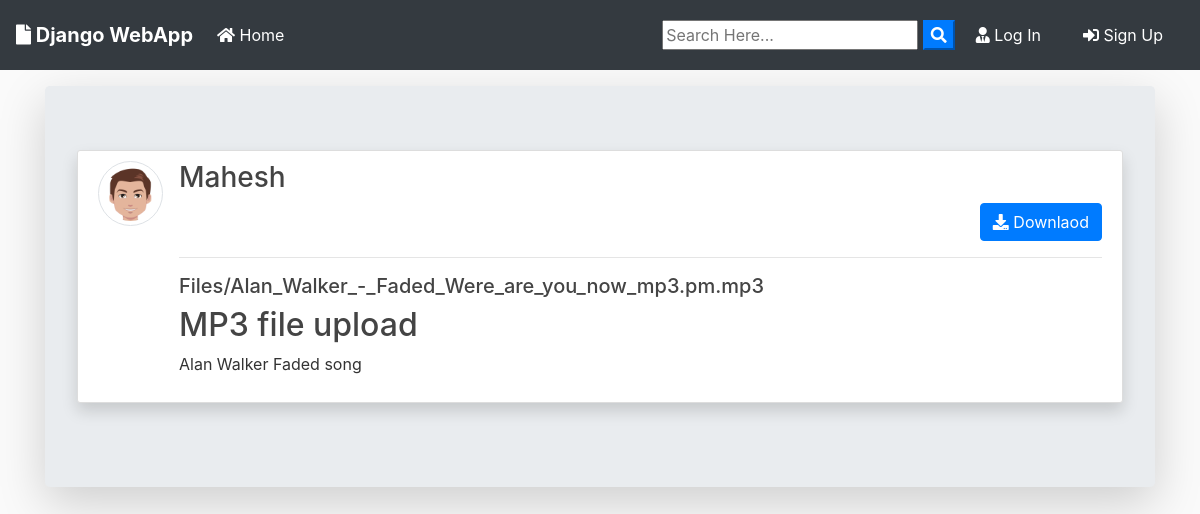
Screenshot of /post/15/ with the database file from the repository.
### blog/models.py (models this page shows, shortened)
class Post(models.Model):
	title = models.CharField(max_length=100)
	file = models.FileField(null=True,blank=True,upload_to='Files')
	content = models.TextField()
	date_posted = models.DateTimeField(default=timezone.now)
	author = models.ForeignKey(User, on_delete=models.CASCADE)
	def extension(self):
		name, extension = os.path.splitext(self.file.name)
		return extension

### users/models.py (models this page shows, shortened)
class Profile(models.Model):
    user = models.OneToOneField(User, on_delete=models.CASCADE)
    image = models.ImageField(default='default.jpg', upload_to='profile_pics')

### blog/views.py (the view)
# urls.py: path('post/<int:pk>/', PostDetailView.as_view(), name='post-detail'),
class PostDetailView(DetailView):
    model = Post
    template_name = 'blog/post_detail.html'

### blog/templates/blog/post_detail.html (shortened to what this page needs)
{% extends "blog/base.html" %}
{% block content %}
<div class="jumbotron mt-3 shadow-lg">
<article class="media content-section shadow ">
   <a href="{{ object.author.profile.image.url }} " target="_blank"> <img src="{{ object.author.profile.image.url }}  " alt="" class="article-img rounded-circle img-thumbnail img-fluid">
   </a>
    <div class="media-body">
      <div class="">
        <div class="d-flex justify-content-between">
        <a class="mr-2 mt-0 mb-0  text-dark" href="{% url 'user-posts' object.author.username  %}"><h3>{{ object.author }}</h3></a>
        </div>
        {% if object.author != user %}
          <div class="form-group mt-0 pt-0 d-flex justify-content-end">
            <a href="{{ object.file.url }}" download class="btn btn-primary flex-last" type="submit"><i class="fas fa-download"></i> Downlaod</a>
          </div>
        {% endif %}
        <hr>
      </div>
      <div>
        {% if object.file %}
          {% if object.extension == '.jpg' or object.extension == 'jpeg' or object.extension == 'png' %}
            <a href="{{ object.file.url }}"  download ><img src="{{ object.file.url }}" alt="" class="img-fluid "></a>
            <a href="{{ object.file.url }}"  download class="text-dark"><h5>{{ object.file }}</h5></a>
          {% else %}
            <a href="{{ object.file.url }}"  download class="text-dark"><h5>{{ object.file }}</h5></a>
          {% endif %}
        {% endif %}
      </div>
      <h2>{{ object.title }}</h2>
      <p class="article-content">{{ object.content }}</p>
    </div>
  </article>
{% endblock content %}

### blog/static/blog/main.css (style rules this page uses)
body { background: #fafafa; color: #333333; margin-top: 0; }
h1, h2, h3, h4, h5, h6 { color: #444444; }
.content-section { background: #ffffff; padding: 10px 20px; border: 1px solid #dddddd; border-radius: 3px; margin-bottom: 20px; }
.article-content { white-space: pre-line; }
.article-img { height: 65px; width: 65px; margin-right: 16px; }

### rows the page displays
Post: author.profile.image (picture), author "Mahesh", file "Files/Alan_Walker_-_Faded_Were_are_you_now_mp3.pm.mp3", title "MP3 file upload", content "Alan Walker Faded song"
